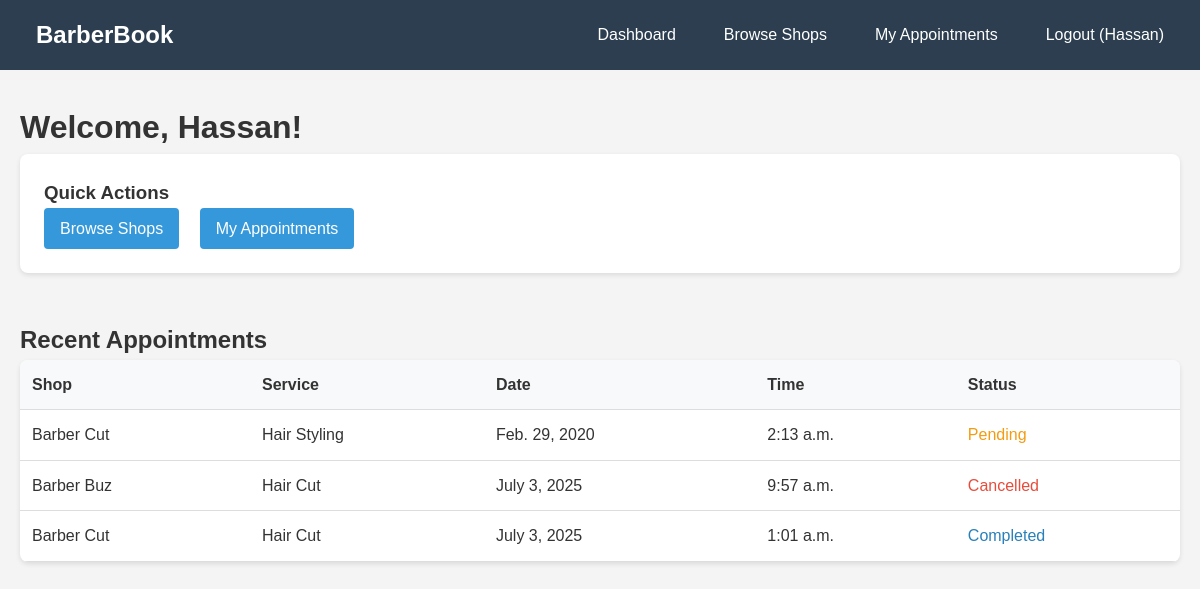
Page /dashboard/ (signed in) on the committed database.
### barber_app/models.py (models this page shows, shortened)
class Appointment(models.Model):
    STATUS_CHOICES = (
        ('pending', 'Pending'),
        ('confirmed', 'Confirmed'),
        ('completed', 'Completed'),
        ('cancelled', 'Cancelled'),
    )
    customer = models.ForeignKey(User, on_delete=models.CASCADE)
    shop = models.ForeignKey(BarberShop, on_delete=models.CASCADE)
    service = models.ForeignKey(Service, on_delete=models.CASCADE)
    appointment_date = models.DateField()
    appointment_time = models.TimeField()
    status = models.CharField(max_length=20, choices=STATUS_CHOICES, default='pending')
    notes = models.TextField(blank=True)
    created_at = models.DateTimeField(auto_now_add=True)
    class Meta:
        unique_together = ['shop', 'appointment_date', 'appointment_time']

class BarberShop(models.Model):
    owner = models.ForeignKey(User, on_delete=models.CASCADE)
    name = models.CharField(max_length=100)
    address = models.TextField()
    phone = models.CharField(max_length=15)
    email = models.EmailField()
    description = models.TextField(blank=True)
    opening_time = models.TimeField()
    closing_time = models.TimeField()
    created_at = models.DateTimeField(auto_now_add=True)

class Service(models.Model):
    shop = models.ForeignKey(BarberShop, on_delete=models.CASCADE, related_name='services')
    name = models.CharField(max_length=100)
    description = models.TextField(blank=True)
    price = models.DecimalField(max_digits=8, decimal_places=2)
    duration_minutes = models.IntegerField(validators=[MinValueValidator(15), MaxValueValidator(300)])

### barber_app/views.py (the view)
# urls.py: path('dashboard/', views.dashboard, name='dashboard'),
@login_required
def dashboard(request):
    try:
        profile = request.user.userprofile
        if profile.user_type == 'shop_owner':
            try:
                shop = BarberShop.objects.get(owner=request.user)
                recent_appointments = Appointment.objects.filter(shop=shop).order_by('-created_at')[:5]
                return render(request, 'dashboard/shop_owner.html', {
                    'shop': shop,
                    'recent_appointments': recent_appointments
                })
            except BarberShop.DoesNotExist:
                return render(request, 'dashboard/shop_owner.html', {'shop': None})
        else:
            recent_appointments = Appointment.objects.filter(customer=request.user).order_by('-created_at')[:5]
            return render(request, 'dashboard/customer.html', {
                'recent_appointments': recent_appointments
            })
    except UserProfile.DoesNotExist:
        return redirect('home')

### templates/dashboard/customer.html (shortened to what this page needs)
{% extends 'base.html' %}
{% block content %}
<h1>Welcome, {{ user.first_name }}!</h1>
<div class="grid">
    <div class="card">
        <h3>Quick Actions</h3>
        <a href="{% url 'shop_list' %}" class="btn">Browse Shops</a>
        <a href="{% url 'my_appointments' %}" class="btn" style="margin-left: 1rem;">My Appointments</a>
    </div>
</div>
<h2>Recent Appointments</h2>
{% if recent_appointments %}
<table>
    <thead>
        <tr>
            <th>Shop</th>
            <th>Service</th>
            <th>Date</th>
            <th>Time</th>
            <th>Status</th>
        </tr>
    </thead>
    <tbody>
        {% for appointment in recent_appointments %}
        <tr>
            <td>{{ appointment.shop.name }}</td>
            <td>{{ appointment.service.name }}</td>
            <td>{{ appointment.appointment_date }}</td>
            <td>{{ appointment.appointment_time }}</td>
            <td class="status-{{ appointment.status }}">{{ appointment.get_status_display }}</td>
        </tr>
        {% endfor %}
    </tbody>
</table>
{% else %}
<div class="card">
    <p>No appointments yet. <a href="{% url 'shop_list' %}">Browse shops</a> to book your first appointment!</p>
</div>
{% endif %}
{% endblock %}

### templates/base.html (shortened to what this page needs)
<!DOCTYPE html>
<html lang="en">
<head>
</head>
<body>
    <header>
        <nav class="container">
            <h1><a href="{% url 'home' %}" style="color: white; text-decoration: none;">BarberBook</a></h1>
            <ul>
                {% if user.is_authenticated %}
                <li><a href="{% url 'dashboard' %}">Dashboard</a></li>
                <li><a href="{% url 'shop_list' %}">Browse Shops</a></li>
                {% if user.userprofile.user_type == 'customer' %}
                <li><a href="{% url 'my_appointments' %}">My Appointments</a></li>
                {% else %}
                <li><a href="{% url 'manage_shop' %}">Manage Shop</a></li>
                <li><a href="{% url 'shop_appointments' %}">Appointments</a></li>
                {% endif %}
                <li><a href="{% url 'logout' %}">Logout ({{ user.username }})</a></li>
                {% else %}
                <li><a href="{% url 'shop_list' %}">Browse Shops</a></li>
                <li><a href="{% url 'login' %}">Login</a></li>
                <li><a href="{% url 'register' %}">Register</a></li>
                {% endif %}
            </ul>
        </nav>
    </header>
    <main class="container">
        {% block content %}
        {% endblock %}
    </main>
</body>
</html>

### templates/base.html (style rules this page uses)
* { margin: 0; padding: 0; box-sizing: border-box; }
body { font-family: Arial, sans-serif; line-height: 1.6; color: #333; background-color: #f4f4f4; }
.container { max-width: 1200px; margin: 0 auto; padding: 0 20px; }
header { background: #2c3e50; color: white; padding: 1rem 0; margin-bottom: 2rem; }
nav { display: flex; justify-content: space-between; align-items: center; }
nav h1 { font-size: 1.5rem; }
nav ul { list-style: none; display: flex; gap: 1rem; }
nav a { color: white; text-decoration: none; padding: 0.5rem 1rem; border-radius: 4px; transition: background 0.3s; }
.btn { display: inline-block; background: #3498db; color: white; padding: 0.5rem 1rem; text-decoration: none; border-radius: 4px; border: none; cursor: pointer; transition: background 0.3s; }
.card { background: white; padding: 1.5rem; border-radius: 8px; box-shadow: 0 2px 5px rgba(0, 0, 0, 0.1); margin-bottom: 1rem; }
.grid { display: grid; grid-template-columns: repeat(auto-fit, minmax(300px, 1fr)); gap: 1rem; margin-bottom: 2rem; }
table { width: 100%; border-collapse: collapse; background: white; border-radius: 8px; overflow: hidden; box-shadow: 0 2px 5px rgba(0, 0, 0, 0.1); }
th, td { padding: 0.75rem; text-align: left; border-bottom: 1px solid #ddd; }
th { background: #f8f9fa; font-weight: bold; }
.status-pending { color: #f39c12; }
.status-completed { color: #2980b9; }
.status-cancelled { color: #e74c3c; }

### rows in the picture
Appointment: shop.name "Barber Cut", service.name "Hair Styling", appointment_date "Feb. 29, 2020", appointment_time "2:13 a.m.", status "Pending"
Appointment: shop.name "Barber Buz", service.name "Hair Cut", appointment_date "July 3, 2025", appointment_time "9:57 a.m.", status "Cancelled"
Appointment: shop.name "Barber Cut", service.name "Hair Cut", appointment_date "July 3, 2025", appointment_time "1:01 a.m.", status "Completed"

### other values in the picture
{{ user.username }} "Hassan"
{{ user.first_name }} "Hassan"
